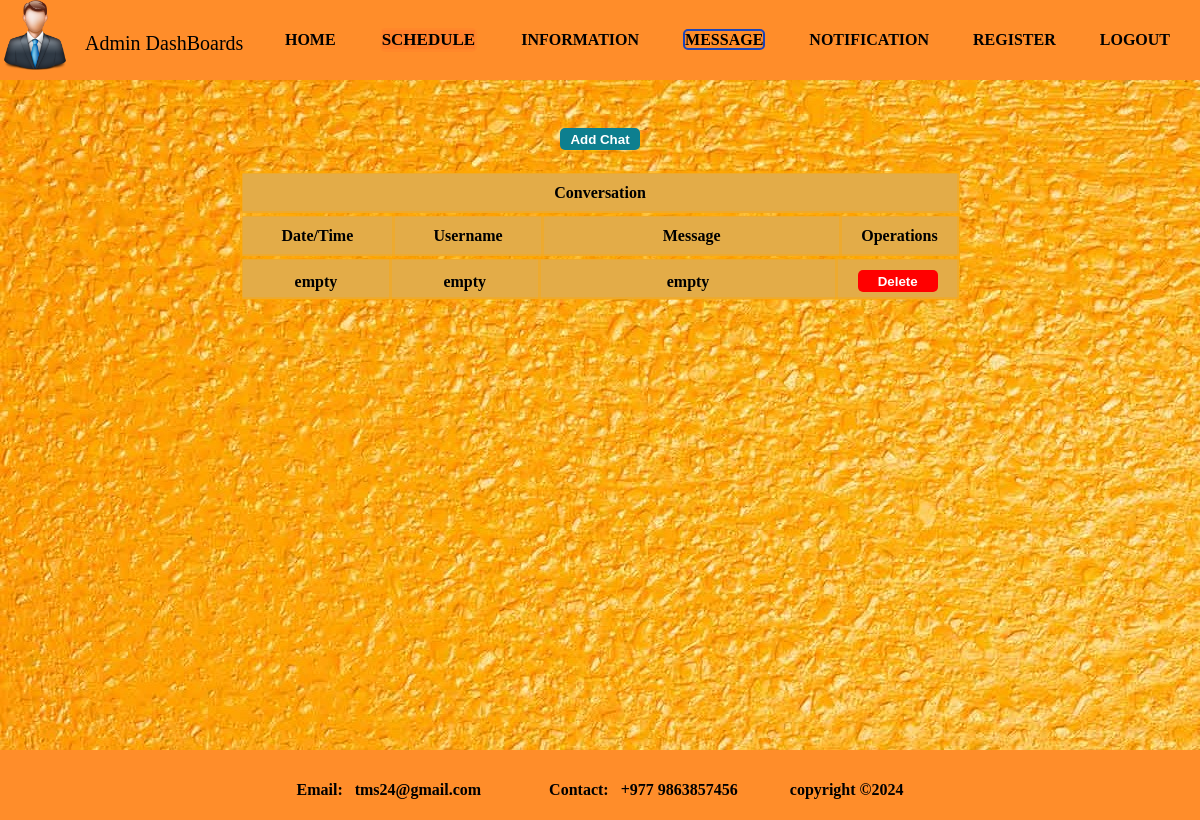
The app's page /chatdisplay.php?id=31 (signed in), older data.
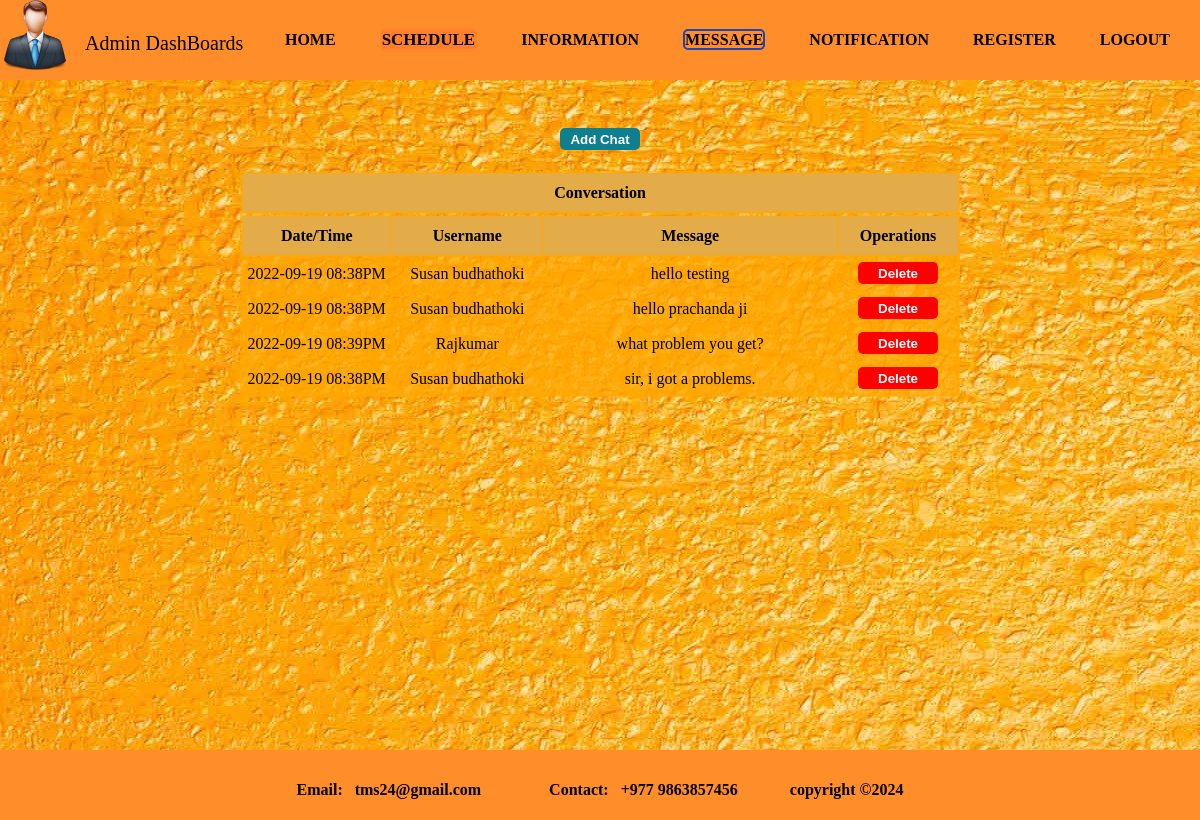
The same page, newer data.
### tables this page shows
CREATE TABLE `chat` (
  `id` int(100) NOT NULL,
  `date` varchar(255) NOT NULL,
  `message` varchar(100) NOT NULL,
  `sender_id` int(50) NOT NULL,
  `receiver_id` int(50) NOT NULL
);

CREATE TABLE `users` (
  `id` int(100) NOT NULL,
  `date` varchar(255) NOT NULL,
  `name` varchar(100) NOT NULL,
  `email` varchar(100) NOT NULL,
  `password` varchar(100) NOT NULL,
  `user_type` varchar(100) NOT NULL
);

### chatdisplay.php (the view, shortened to what this page needs)
<html>
<head>
<link rel="stylesheet" type="text/css" href="style.css">
</head>
<body>
<div class="wrapper">
	<header>
		<div class="icon">
		<a href='http://localhost/tms/adminhome.php'>
        <img src="img/admindash.jpg" height="70px" width="70px"></a></div>
		<div class="tms">
		<a href='http://localhost/tms/adminhome.php'style="text-decoration: none"><p style="color:black; font-size: 20px;">Admin DashBoards</p></a>
	    </div>
		<nav>
                <ul id='MenuItems'>
                    <li><a href='http://localhost/tms/adminhome.php'><b>HOME</a></li>
                    <li><div class="dropdown" >
 				    <button onclick="myFunction()" class="dropbtn"><b style="background-color:#ff7f2a";>SCHEDULE</b></button>
                    </div></li>
                    <li><a href='http://localhost/tms/recorddisplay.php'><b>INFORMATION</b></a></li>
                    <li><a a class="active" href='http://localhost/tms/message.php'><b>MESSAGE</b></a></li>
                    <li><a href='http://localhost/tms/notifydisplay.php'><b>NOTIFICATION</b></a></li>
                    <li><a href='http://localhost/tms/displayregister.php'><b>REGISTER</b></a></li>
                    <li><a href='http://localhost/tms/logoutbox.php'><b>LOGOUT</b></a></li>
                </ul>
        </nav>
	</header>
	<section>
		<div class="admin-img">
			<br><br><br>
<?php
include("config.php");
$id1 = $_GET['id'];
$id2 = $_SESSION['id'];
$query= "SELECT *, users.name as username FROM chat join users on chat.sender_id = users.id WHERE chat.sender_id = $id1 && chat.receiver_id = $id2 || chat.sender_id = $id2 && chat.receiver_id = $id1 ORDER BY chat.date DESC";
$data = mysqli_query($conn,$query);
$total = mysqli_num_rows($data);
if($total != 0)
{
	?>
	<h3 align="center"><a href='chat.php?id=<?php echo $id1 ?>'><input type='submit' value='Add Chat' class='chat'></a></h3><br>
	<center><table border="3" cellspacing="7" width="60%">
		<tr><th width="10%" height="40px">Conversation</th></tr>
		<table class="table" border="3" cellspacing="7" width="60%">
		<tr>
		<th width="10%">Date/Time</th>
		<th width="10%">Username</th>
		<th width="20%">Message</th>
		<th width="5%">Operations</th>
		</tr>
	<?php
	while($result = mysqli_fetch_assoc($data))
	{
	echo "<tr>
		      <td>".$result['date']."</td>
		      <td>".$result['username']."</td>
		      <td>".$result['message']."</td>
		      <td>
		      <a href='chatdelete.php?id=$result[id]'><input type='submit' value='Delete' class='delete' onclick='return checkdelete()'></a></td>
		</tr>
		";
    }
}else
{
	?>
	<h3 align="center"><a href='chat.php'><input type='submit' value='Add Chat' class='chat'></a></h3><br>
	<center><table border="3" cellspacing="7" width="60%">
		<tr><th width="10%" height="40px">Conversation</th></tr>
		<table class="table" border="3" cellspacing="7" width="60%">
	<tr>
		<th width="10%">Date/Time</th>
		<th width="10%">Username</th>
		<th width="20%">Message</th>
		<th width="5%">Operations</th>
		</tr>
</table>
		<?php
	echo "<table style='width:60%';>";
	echo "<tr>";
		      echo"<th style='width:10%';>";echo "empty"; echo"</th>";
		      echo"<th style='width:10%';>";echo "empty"; echo"</th>";
		      echo"<th style='width:20%';>";echo "empty"; echo"</th>";
		      echo"<th style='width:5%';>";
		      echo"<a href='chatdisplay.php'>";echo"<input type='submit' value='Delete' class='delete' onclick='return checkdata()'>";echo"</a>";echo"</th>";
		echo"</tr>";
      echo "</table>";
}
?>
</table>
</center>
</div>
		</section>
		<footer><br>
			<p style="color:black; text-align: center; font-style: new time romans"><br>
				Email: &nbsp tms24@gmail.com &nbsp &nbsp &nbsp &nbsp &nbsp &nbsp &nbsp &nbsp
				Contact: &nbsp +977 9863857456 &nbsp; &nbsp; &nbsp; &nbsp; &nbsp; &nbsp; copyright ©2024
			</p>
		</footer>
	</div>
</body>
</html>

### style.css (style rules this page uses)
html, body, div, span, object, iframe, h1, h2, h3, h4, h5, h6, p, blockquote, pre, abbr, address, cite, code, del, dfn, em, img, ins, kbd, q, samp, small, strong, sub, sup, var, b, i, dl, dt, dd, ol, ul, li, fieldset, form, label, legend, table, caption, tbody, tfoot, thead, tr, th, td, article, aside, canvas, details, figcaption, figure, footer, header, hgroup, menu, nav, section, summary, time, mark, audio, video { margin:0; padding:0; border:0; outline:0; font-size:100%; vertical-align:baseline; background:transparent; }
body { line-height:1; }
article,aside,details,figcaption,figure, footer,header,hgroup,menu,nav,section { display:block; }
nav ul { list-style:none; }
a { margin:0; padding:0; font-size:100%; vertical-align:baseline; background:transparent; }
table { border-collapse:collapse; border-spacing:0; }
input, select { vertical-align:middle; }
.wrapper { height: 670px; width: 100%; background-color: #ff7f2a; }
header { height: 80px; width: 100%; background-color: #ff8d2a; }
section { height: 670px; width: 100%; background-color: #EAECEE; }
footer { height: 70px; width: 100%; background-color: #ff8d2a; }
.icon { float: left; }
.tms { float: left; padding: 8px; line-height: 70px; padding-left: 15px; display: ; color: black; text-decoration: none; }
li a { color: black; text-decoration: none; }
nav { float: right; word-spacing: 40px; padding: 0px; margin-right: 30px; }
nav li { display: inline-block; line-height: 80px; }
nav a.active { border: 2px solid #1c45b9; border-radius: 5px; transition: .5s; }
* { margin:0; padding:0; box-sizing: border-box; outline: none; border:none; text-decoration: none; }
* { padding-right: 0; margin: 0; box-sizing: border-box; }
section .admin-img { height: 670px; margin-top: 0px; background-image: url("img/tms11.jpg"); }

### chatdisplay.php (style rules this page uses)
.dropdown { position: relative; display: inline-block; border: 2px solid #ff7f2a6e; border-radius: 5px; transition: .5s; line-height: 20px; }
.dropbtn { font-family: new times romans; color: black; text-decoration: none; font-size: 17px; cursor: pointer; background-color: #ff7f2a6e; }
body { height: 670px; margin-top: 0px; }
table,tr ,th,td { text-align: center; height: 30px; padding-top: 5px; border: 3px solid #ffa50059; background-color:#ffa50059; }
th { height: 40px; padding-top: 10px; background-color: #e3ac48; }
.delete ,.chat { background-color: green; color: white; border: 0; outline: none; border-radius: 5px; height: 22px; width: 80px; font-weight: bold; cursor: pointer; text-align: center; margin-bottom: 5px; }
.delete { background-color: red; }
.chat { background-color: #0d7f8f; }

Row changes from the older to the newer data that the page shows:
added chat: sender.date "2022-09-19 08:38PM", sender.name "Susan budhathoki", message "hello testing"
now on this page (row edited): chat: sender.date "2022-09-19 08:38PM", sender.name "Susan budhathoki", message "hello prachanda ji"
now on this page (row edited): chat: sender.date "2022-09-19 08:39PM", sender.name "Rajkumar", message "what problem you get?"
now on this page (row edited): chat: sender.date "2022-09-19 08:38PM", sender.name "Susan budhathoki", message "sir, i got a problems."
Text that changed along with them:
form field value: (not shown) → "Add Chat"
form field value: "Add Chat" → (not shown)
form field value: "Delete" → (not shown)
text no longer shown: "empty empty empty"
